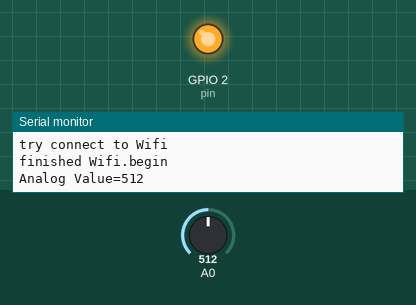
A sketch run on a simulated ESP8266 (NodeMCU). Shown: output pins drawn as LEDs (lit = HIGH), the last lines printed to the serial monitor. The inputs (shaded band) are chosen by the test bench; at power-on: A0 = 512. WiFi joins after 1.5 s; servers stay silent unless stated.

Above: at 0.2 s.
At 5.7 s:
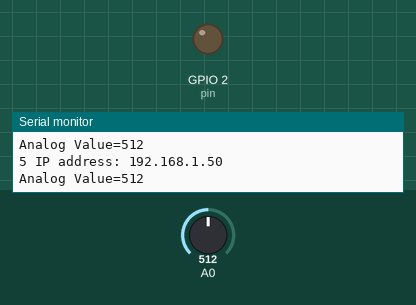
Timing chart, 0 to 6.5 s (numbered marks = the images above):
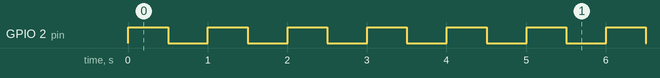

Measured:
- by itself, GPIO 2 (pin): moves between LOW and HIGH, repeating every 5.0 s
- by itself, everything shown: repeats every 5.0 s, in 10 steps

The sketch:

esp8266Http.ino
```cpp
//needs PubSubClient Library ? and Arduino_JSON ?

#include <ESP8266WiFi.h>
#include <ESP8266HTTPClient.h>
#include <WiFiClient.h>

int pin = 2;
int i=0;

void setup() {
  // initialize GPIO 2 as an output.
  pinMode(pin, OUTPUT);
  Serial.begin(115200);
  // Attempt to connect to a specific access point
  Serial.println("try connect to Wifi");
  WiFi.begin("hew17", "xxxPwdxxx");
  Serial.println("finished Wifi.begin");
}

// the loop function runs over and over again forever

void loop() {

  i=i+1;
  if (i>20) i=0;

  int sensorValue = analogRead(A0);
  Serial.print("Analog Value=");
  Serial.println(sensorValue);

  digitalWrite(pin, HIGH);   // turn the LED on (HIGH is the voltage level)
  delay(500);               // wait for a second
  digitalWrite(pin, LOW);    // turn the LED off by making the voltage LOW
  delay(500);               // wait for a second
  if (WiFi.status() == WL_CONNECTED)
  {
    Serial.print(i);
    Serial.print(" IP address: ");
    Serial.println(WiFi.localIP());
    if (i==1)
    {
        WiFiClient client;
        HTTPClient http;  //Declare an object of class HTTPClient

        http.begin(client,"http://jsonplaceholder.typicode.com/users/1");  //Specify request destination
        int httpCode = http.GET();                                  //Send the request

        if (httpCode > 0) { //Check the returning code

          String payload = http.getString();   //Get the request response payload
          Serial.println(payload);             //Print the response payload

        }

        http.end();   //Close connection
    }
  }
  else
  {
    Serial.print(i);
    Serial.println(" wifi not connected");
  }
}
```
